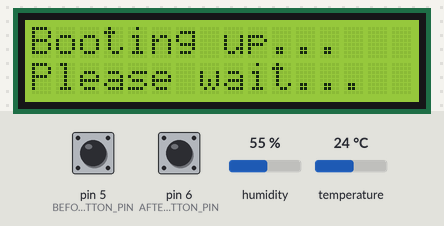
This program was run on a simulated Arduino Uno, built with avr-gcc and run on an emulated ATmega328P. On the bench: 16×2 character LCD. Inputs (shaded band) come from the test bench; at power-on: pin 5 (BEFORE_BUTTON_PIN) HIGH, pin 6 (AFTER_BUTTON_PIN) HIGH, humidity 55 %, temperature 24 °C. What the program prints to the serial monitor is not drawn.

Above: at 1.2 s.
1.3 s: pin 5 (BEFORE_BUTTON_PIN) pulled LOW for 3 s
At 2.8 s:
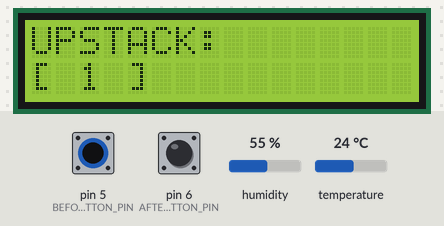
12.7 s: pin 6 (AFTER_BUTTON_PIN) pulled LOW for 3 s
At 15.8 s:
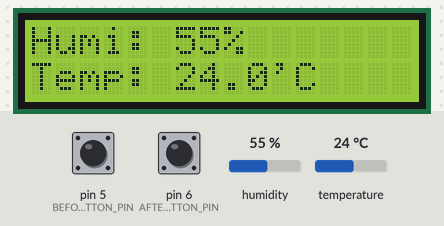
17.2 s: pin 6 (AFTER_BUTTON_PIN) pulled LOW for 3 s
At 18.0 s:
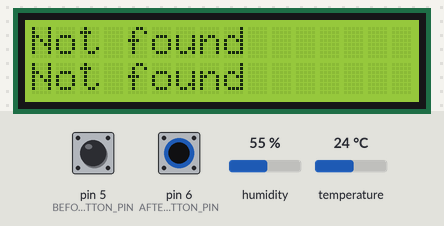
22.1 s: humidity set to 22 %
At 27.2 s:
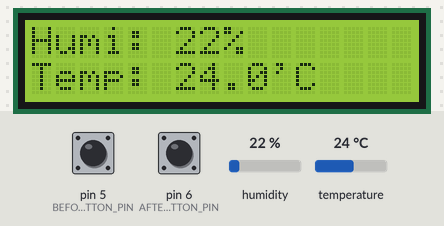
28.3 s: temperature set to 12 °C
At 34.2 s:
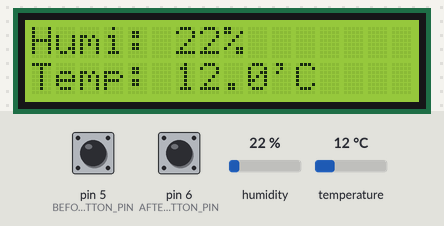
34.5 s: pin 5 (BEFORE_BUTTON_PIN) pulled LOW for 3 s
At 37.4 s:
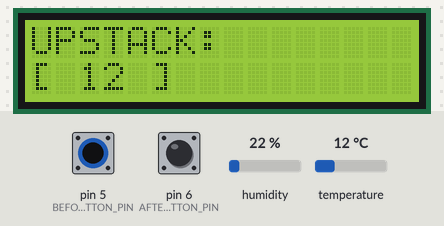
Timing chart, 0 to 38.9 s (numbered marks = the images above; inputs shaded):
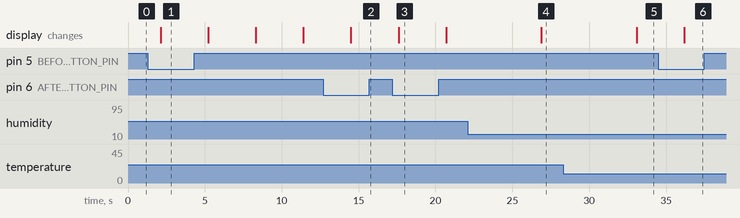

Measured:
- after the input at 1.3 s, the display: changes after 0.84 s (image 1)
- after the input at 12.7 s, the display: changes after 1.8 s (image 2)
- after the input at 17.2 s, the display: changes after 0.40 s (image 3)
- after the input at 22.1 s, the display: changes after 4.8 s (image 4)
- after the input at 28.3 s, the display: changes after 4.8 s (image 5)
- after the input at 34.5 s, the display: changes after 1.7 s (image 6)

The program:

main.cpp
```cpp
#include <Arduino.h>
#include <dht_handler.h>
#include <lcd_handler.h>

#define BEFORE_BUTTON_PIN 5
#define AFTER_BUTTON_PIN 6

bool beforeButton = false;
bool afterButton = false;

void setup()
{
    Serial.begin(9600);

    Serial.println("Booting up...");

    initDHT();
    initLCD();

    printLCD("Booting up...", "Please wait...", 0);
}

// TODO counter
void loop()
{
    tickDHT();
    delay(2000);

    // button handling
    if (digitalRead(BEFORE_BUTTON_PIN) != 0x1) beforeButton = false;
    else beforeButton = true;

    if (digitalRead(AFTER_BUTTON_PIN) != 0x1) afterButton = false;
    else afterButton = true;


    if (beforeButton) page--;
    if (afterButton) page++;

    updatePage();

    delay(50);
}
```

dht_handler.cpp
```cpp
#include <Arduino.h>
#include <DHT.h>
#include <dht_handler.h>

DHT dht = DHT(DHT_PIN, DHT_TYPE);

unsigned char humid;
float temp;
unsigned int UPSTACK = 0;


void initDHT()
{
    dht.begin();
    Serial.println("DHT initialized");
}

void tickDHT()
{
    humid = dht.readHumidity();
    temp = dht.readTemperature();
    UPSTACK += 1;
}

void printDHTInfoWithTick(unsigned short delayTime)
{
    tickDHT();

    Serial.print("Humidity: " + String(humid) + "%\t");
    Serial.print("Temperature: " + String(temp, 1) + "°C");
    Serial.println("\t[ " + String(UPSTACK) + " ]");

    if (delayTime != 0)
        delay(delayTime);
}
```

dht_handler.h
```cpp
#ifndef DHT_HANDLER_H
#define DHT_HANDLER_H

#define DHT_PIN 2
#define DHT_TYPE DHT11

extern unsigned char humid; // humidity
extern float temp;          // temperature

extern unsigned int UPSTACK;

void initDHT();
void tickDHT();
void printDHTInfoWithTick(unsigned short delayTime = 1000);

#endif
```

lcd_handelr.cpp
```cpp
#include <Arduino.h>
#include <LiquidCrystal_I2C.h>
#include <lcd_handler.h>
#include <dht_handler.h>

LiquidCrystal_I2C lcd(0x27, 16, 2);

unsigned short page;

void initLCD()
{
    lcd.init();
    lcd.clear();
    lcd.backlight();

    Serial.println("LCD initialized");
}

void testLCD()
{
    lcd.clear();
    lcd.setCursor(0, 0);
    lcd.print("Hello, world!");
    lcd.setCursor(0, 1);
    lcd.print("1602 lcd test");
}

void printLCD(const char *line1, const char *line2, const unsigned short delayTime)
{
    lcd.clear();
    lcd.setCursor(0, 0);
    lcd.print(line1);
    lcd.setCursor(0, 1);
    lcd.print(line2);

    if (delayTime != 0)
        delay(delayTime);
}

void dntPage()
{
    printLCD(
        String("Humi: " + String(humid) + "%").c_str(),
        String("Temp: " + String(temp, 1) + "'C").c_str(),
        1000);
}

void testPage()
{
    printLCD(
        String("Hello, World!").c_str(),
        String("GoodBye, World!").c_str(),
        1000);
}

void notFoundPage()
{
    printLCD(
        String("Not found").c_str(),
        String("Not found").c_str(),
        1000);
}

void upstackPage() {
    // show dnt upstack
    printLCD(
        String("UPSTACK:").c_str(),
        String("[ " + String(UPSTACK) + " ]").c_str(),
        1000);
}

void updatePage()
{
    switch (page)
    {
    case 0:
        dntPage();
        break;
    case 1:
        upstackPage();
        break;
    case 2:
        testPage();
        break;
    default:
        page = 0;
        notFoundPage();
        break;
    }
}
```

lcd_handler.h
```cpp
extern unsigned short page;

void updatePage();

void initLCD();

void printLCD(const char *line1, const char *line2, const unsigned short delayTime = 0);
```
